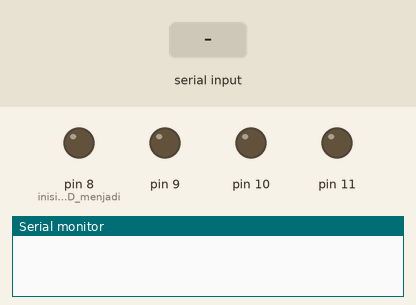
Recording of a sketch running on a simulated Arduino Uno, built with avr-gcc and run on an emulated ATmega328P. Parts: output pins drawn as LEDs (lit = HIGH), the last lines printed to the serial monitor. The test bench sets the inputs (shaded band).

Above: at 1.2 s.
1.3 s: "0\n" received over Serial
At 2.2 s:
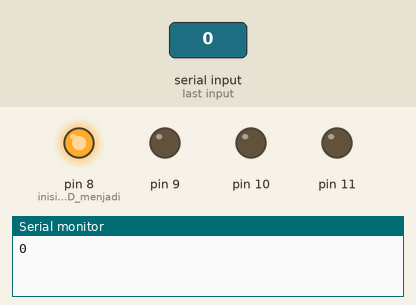
2.8 s: byte 50 ('2') received over Serial
At 3.3 s:
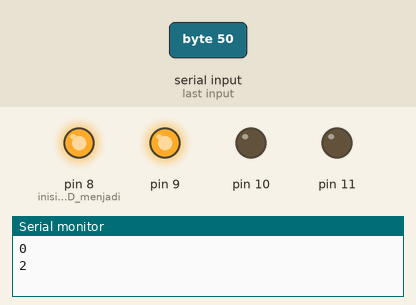
4.3 s: byte 49 ('1') received over Serial
At 5.5 s:
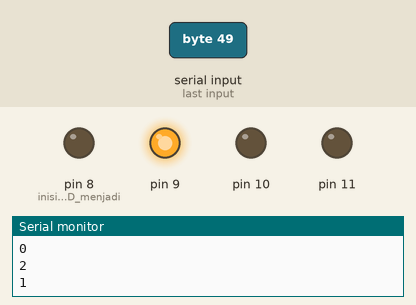
5.8 s: byte 52 ('4') received over Serial
At 6.8 s:
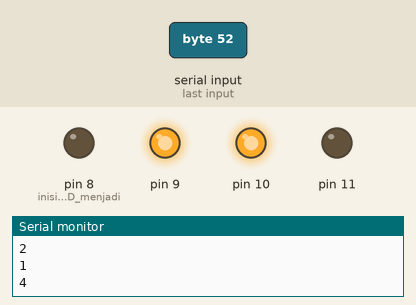
7.3 s: byte 51 ('3') received over Serial
At 8.0 s:
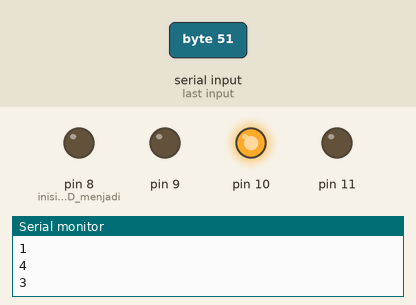
8.8 s: byte 54 ('6') received over Serial
At 9.1 s:
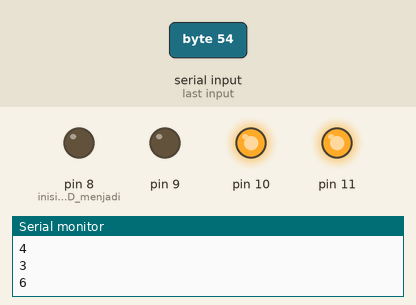
Timing chart, 0 to 11.3 s (numbered marks = the images above; inputs shaded):
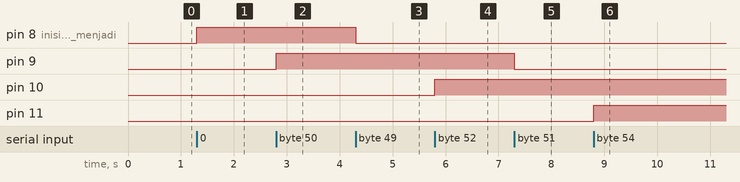

Measured:
- after the input at 1.3 s, pin 8 (inisialisasi_LED_menjadi): LOW → HIGH at once
- after the input at 2.8 s, pin 9: LOW → HIGH at once
- after the input at 4.3 s, pin 8 (inisialisasi_LED_menjadi): HIGH → LOW at once
- after the input at 5.8 s, pin 10: LOW → HIGH at once
- after the input at 7.3 s, pin 9: HIGH → LOW at once
- after the input at 8.8 s, pin 11: LOW → HIGH at once

The sketch:

Nyala_lampu_dengan_suara.ino
```cpp
#include <SoftwareSerial.h>
SoftwareSerial module_bluetooth(0, 1); // pin RX | TX

char data = 0;
void setup()
{
  Serial.begin(9600);
  pinMode(8, OUTPUT);  //inisialisasi LED menjadi output
  pinMode(9, OUTPUT);
  pinMode(10, OUTPUT);
  pinMode(11, OUTPUT);
}
void loop()
{
  if(Serial.available() > 0)
  {
    data = Serial.read();Serial.print(data);    //Pembacaan dan ditampilkan data yang masuk
    Serial.print("\n");
    //Data yang masuk
    if(data == '0'){
    digitalWrite(8, HIGH); //diberikan waktu tunda 1 detik
    }
    else if(data == '1'){
    digitalWrite(8, LOW);
    }
    else if(data == '2'){
    digitalWrite(9, HIGH);
    }
    else if(data == '3'){
    digitalWrite(9, LOW);
    }
    else if(data == '4'){
    digitalWrite(10, HIGH);
    }
    else if(data == '5'){
    digitalWrite(10, LOW);
    }
    else if(data == '6'){
    digitalWrite(11, HIGH);
    }
    else if(data == '7'){
    digitalWrite(11, LOW);
    }
     else if(data == '8'){
    digitalWrite(8, LOW);
    digitalWrite(9, LOW);
    digitalWrite(10, LOW);
    digitalWrite(11, LOW);
  }
  else if(data == '9'){
    digitalWrite(8, HIGH);
    digitalWrite(9, HIGH);
    digitalWrite(10, HIGH);
    digitalWrite(11, HIGH);
  }

}}
```
